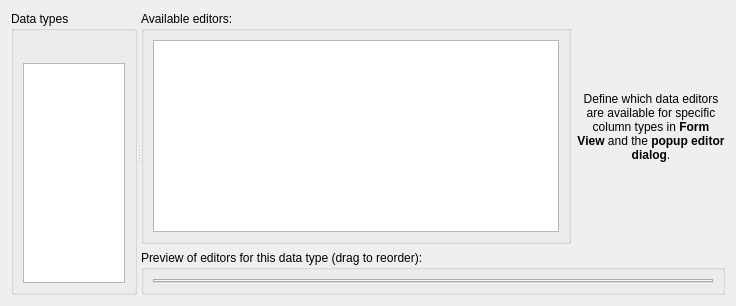
         <widget class="QWidget" name="dataEditorsPage">
          <layout class="QVBoxLayout" name="verticalLayout_24">
           <item>
            <widget class="QSplitter" name="splitter_2">
             <property name="orientation">
              <enum>Qt::Orientation::Horizontal</enum>
             </property>
             <widget class="QGroupBox" name="dataEditorsTypesGroup">
              <property name="sizePolicy">
               <sizepolicy hsizetype="Preferred" vsizetype="Preferred">
                <horstretch>1</horstretch>
                <verstretch>0</verstretch>
               </sizepolicy>
              </property>
              <property name="title">
               <string>Data types</string>
              </property>
              <layout class="QVBoxLayout" name="verticalLayout_22">
               <item>
                <widget class="QToolBar" name="dataEditorsTypesToolbar"/>
               </item>
               <item>
                <widget class="QListWidget" name="dataEditorsTypesList">
                 <property name="cfg" stdset="0">
                  <string notr="true">General.DataEditorsOrder</string>
                 </property>
                </widget>
               </item>
              </layout>
             </widget>
             <widget class="QWidget" name="dataEditorsRightWidget" native="true">
              <property name="sizePolicy">
               <sizepolicy hsizetype="Preferred" vsizetype="Preferred">
                <horstretch>3</horstretch>
                <verstretch>0</verstretch>
               </sizepolicy>
              </property>
              <layout class="QVBoxLayout" name="verticalLayout_23">
               <property name="leftMargin">
                <number>0</number>
               </property>
               <property name="topMargin">
                <number>0</number>
               </property>
               <property name="rightMargin">
                <number>0</number>
               </property>
               <property name="bottomMargin">
                <number>0</number>
               </property>
               <item>
                <widget class="QWidget" name="widget" native="true">
                 <layout class="QHBoxLayout" name="horizontalLayout_4">
                  <property name="leftMargin">
                   <number>0</number>
                  </property>
                  <property name="topMargin">
                   <number>0</number>
                  </property>
                  <property name="rightMargin">
                   <number>0</number>
                  </property>
                  <property name="bottomMargin">
                   <number>0</number>
                  </property>
                  <item>
                   <widget class="QGroupBox" name="dataEditorsAvailableGroup">
                    <property name="title">
                     <string>Available editors:</string>
                    </property>
                    <layout class="QVBoxLayout" name="verticalLayout_26">
                     <item>
                      <widget class="QListWidget" name="dataEditorsAvailableList">
                       <property name="sortingEnabled">
                        <bool>true</bool>
                       </property>
                      </widget>
                     </item>
                    </layout>
                   </widget>
                  </item>
                  <item>
                   <widget class="QLabel" name="label_2">
                    <property name="text">
                     <string>&lt;html&gt;&lt;head/&gt;&lt;body&gt;&lt;p&gt;Define which data editors are available for specific column types in &lt;span style=&quot; font-weight:700;&quot;&gt;Form View&lt;/span&gt; and the &lt;span style=&quot; font-weight:700;&quot;&gt;popup editor dialog&lt;/span&gt;.&lt;/p&gt;&lt;/body&gt;&lt;/html&gt;</string>
                    </property>
                    <property name="alignment">
                     <set>Qt::AlignmentFlag::AlignCenter</set>
                    </property>
                    <property name="wordWrap">
                     <bool>true</bool>
                    </property>
                    <property name="cmdPalIgnore" stdset="0">
                     <bool>true</bool>
                    </property>
                   </widget>
                  </item>
                 </layout>
                </widget>
               </item>
               <item>
                <widget class="QGroupBox" name="dataEditorsSelectedGroup">
                 <property name="title">
                  <string>Preview of editors for this data type (drag to reorder):</string>
                 </property>
                 <layout class="QVBoxLayout" name="verticalLayout_27">
                  <item>
                   <widget class="QTabWidget" name="dataEditorsSelectedTabs">
                    <property name="movable">
                     <bool>true</bool>
                    </property>
                   </widget>
                  </item>
                 </layout>
                </widget>
               </item>
              </layout>
             </widget>
            </widget>
           </item>
          </layout>
         </widget>
